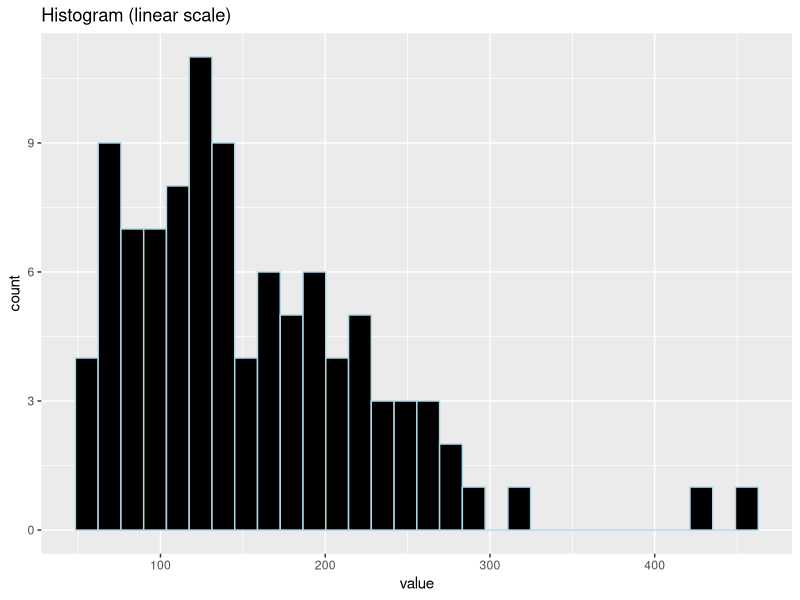
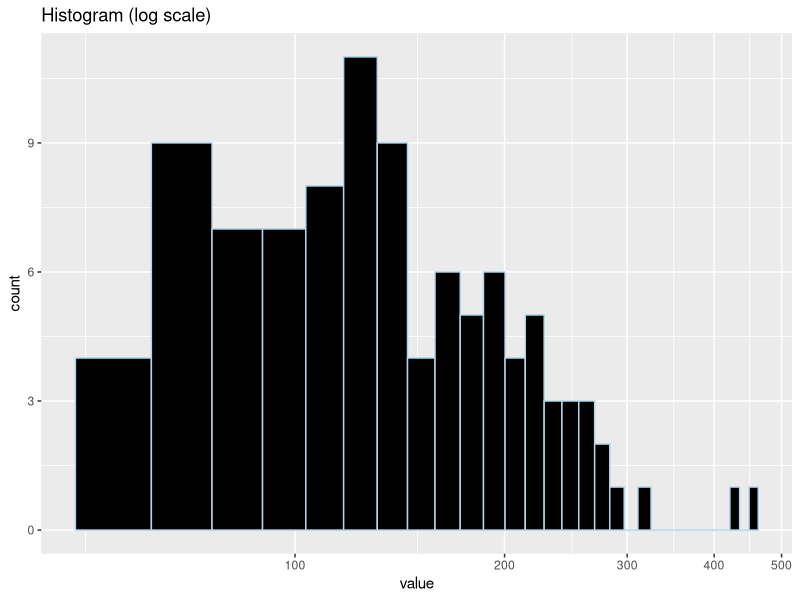
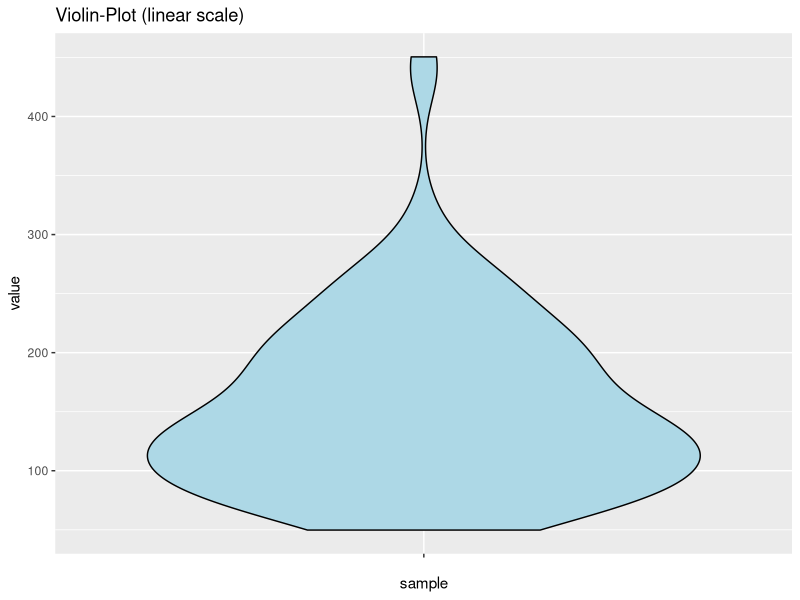

The R script that drew these images, in order:
## ---- chunk 1
library(ggplot2)
## ---- chunk 2
set.seed(10)
sample = rlnorm(100, meanlog = 5, sdlog = 0.5)
df = data.frame(sample)
## ---- chunk 3
ggplot(df, aes(x = sample)) + 
  geom_histogram(color="lightblue", fill="black") + 
  labs(title = "Histogram (linear scale)",
       x = "value",
       y = "count")
## ---- chunk 4
ggplot(df, aes(x = sample)) + 
  geom_histogram(color="lightblue", fill="black") + 
  labs(title = "Histogram (log scale)",
       x = "value",
       y = "count") + 
  coord_trans(x = "log10")
## ---- chunk 5
ggplot(df, aes(x = "", y = sample)) + 
  geom_violin(color="black", fill="lightblue") + 
  labs(title = "Violin-Plot (linear scale)",
       x = "sample",
       y = "value")
